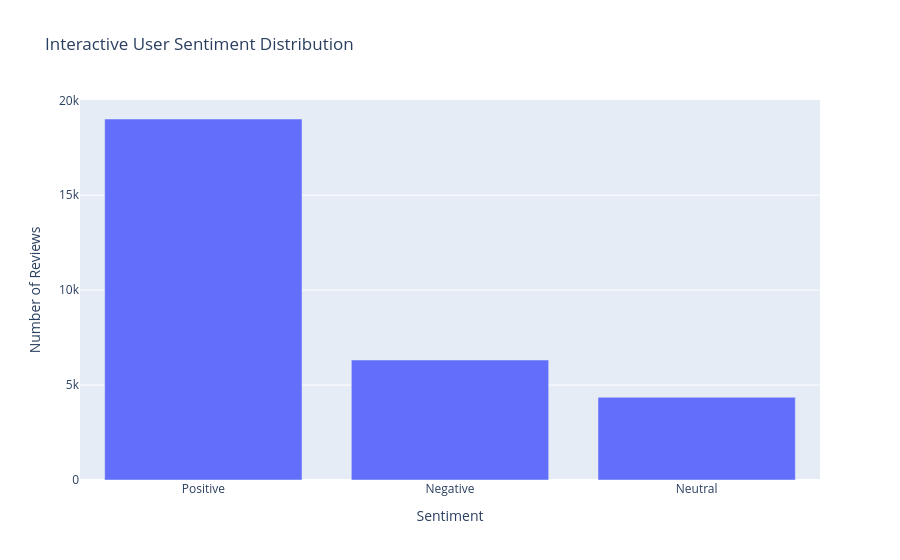

The cell this chart's notebook holds for it:
### Code cell
fig = px.bar(
    sentiment_count,
    x=sentiment_count.index,
    y=sentiment_count.values,
    title='Interactive User Sentiment Distribution',
    labels={
        'x': 'Sentiment',
        'y': 'Number of Reviews'
    }
)

fig.show()

### Figure 1 — Plotly figure (JSON) as saved in the notebook; plotly's stock layout.template omitted (floating-point values rounded to 4 significant figures)
{"data": [{"hovertemplate": "Sentiment=%{x}<br>Number of Reviews=%{y}<extra></extra>", "legendgroup": "", "marker": {"color": "#636efa", "pattern": {"shape": ""}}, "name": "", "orientation": "v", "showlegend": false, "textposition": "auto", "type": "bar", "x": ["Positive", "Negative", "Neutral"], "xaxis": "x", "y": [19015, 6321, 4356], "yaxis": "y"}], "layout": {"barmode": "relative", "legend": {"tracegroupgap": 0}, "title": {"text": "Interactive User Sentiment Distribution"}, "xaxis": {"anchor": "y", "domain": [0, 1], "title": {"text": "Sentiment"}}, "yaxis": {"anchor": "x", "domain": [0, 1], "title": {"text": "Number of Reviews"}}}}
